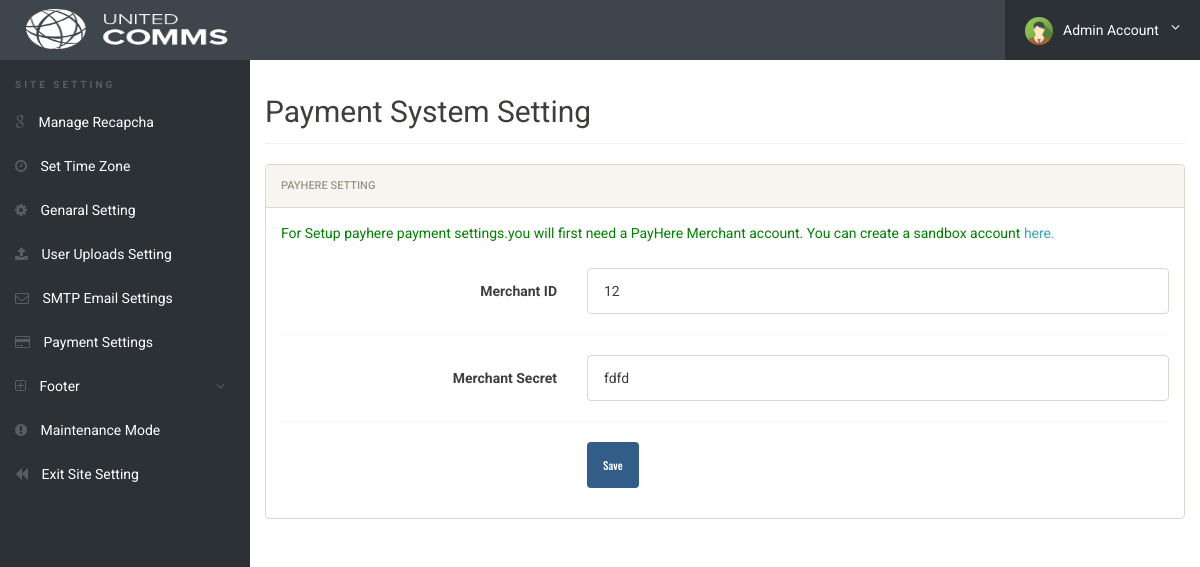
Screenshot of /admin/payment-payhere-settings.php (signed in) with the database file from the repository.
### tables this page shows
CREATE TABLE `genaralsetting` (
  `id` int(11) NOT NULL,
  `setting_name` varchar(250) NOT NULL,
  `setting_description` varchar(999) NOT NULL
);

CREATE TABLE `paymentsetting` (
  `id` int(11) NOT NULL,
  `secret_key` varchar(255) NOT NULL,
  `site_key` varchar(255) NOT NULL
);

### admin/payment-payhere-settings.php (the view, shortened to what this page needs)
<?php
include('../config/config.php');
if(strlen($_SESSION['alogin'])==0)
	{
header('location:index.php');
}
else{
?>
<!doctype html>
<html lang="en" class="no-js">
<head>
	<link rel="stylesheet" href="css/font-awesome.min.css">
	<link rel="stylesheet" href="css/bootstrap.min.css">
	<link rel="stylesheet" href="css/dataTables.bootstrap.min.css">
	<link rel="stylesheet" href="css/bootstrap-social.css">
	<link rel="stylesheet" href="css/bootstrap-select.css">
	<link rel="stylesheet" href="css/fileinput.min.css">
	<link rel="stylesheet" href="css/awesome-bootstrap-checkbox.css">
	<link rel="stylesheet" href="css/style.css">
</head>
<body>
	<?php include('includes/header.php');?>
	<div class="ts-main-content">
	<?php include('includes/leftbar-site-settings.php');?>
		<div class="content-wrapper">
			<div class="container-fluid">
				<div class="row">
					<div class="col-md-12">
						<h2 class="page-title">Payment System Setting</h2>
								<div class="panel panel-default">
									<div class="panel-heading">Payhere Setting</div>
									<div class="panel-body">
										<form name="Category" method="post" class="form-horizontal" onSubmit="return valid();">
										<?php $query=mysqli_query($con,"SELECT * FROM paymentsetting where id=1");
					                     while($row=mysqli_fetch_array($query))
					                     {
					                     ?>
<p style="color: green;">For Setup payhere payment settings.you will first need a PayHere Merchant account. You can create a sandbox account <a href="https://sandbox.payhere.lk/account/signup/createaccount" target="_blank">here.</a></p>
					                     	<div class="form-group">
												<label class="col-sm-4 control-label">Merchant ID</label>
												<div class="col-sm-8">
													<input type="text" placeholder="Enter Merchant ID" value="<?php echo htmlentities($row['site_key']);?>" name="siteKey" class="form-control" required>
												</div>
											</div>
											<div class="hr-dashed"></div>
											<div class="form-group">
												<label class="col-sm-4 control-label">Merchant Secret</label>
												<div class="col-sm-8">
													<input type="text" placeholder="Enter Merchant Secret" value="<?php echo htmlentities($row['secret_key']);?>" name="securityKey" class="form-control" required>
												</div><?php } ?>
											</div>
											<div class="hr-dashed"></div>
											<div class="form-group">
												<div class="col-sm-8 col-sm-offset-4">
													<button class="btn btn-primary" name="submit" type="submit">Save</button>
												</div>
											</div>
										</form>
			</div>
		</div>
	</div>
</body>
</html>
<?php } ?>

### admin/includes/header.php (shortened to what this page needs)
<div class="brand clearfix">
	<?php $query=mysqli_query($con,"select setting_description from genaralsetting where id=4");
                while($row=mysqli_fetch_array($query))
                {
                ?>
                <?php $logophoto=$row['setting_description'];
                if($logophoto==""):
                ?>
                <a href="dashboard.php">&nbsp;&nbsp;&nbsp;&nbsp;&nbsp;<img src="../images/logo/logo.png" alt="" class="header" /></a>
                <?php else:?>
                <a href="dashboard.php">&nbsp;&nbsp;&nbsp;&nbsp;&nbsp;<img src="../images/logo/<?php echo htmlentities($logophoto);?>" alt="" class="header"/></a>&nbsp;
                <?php endif;?><?php } ?>
		<ul class="ts-profile-nav">
			<li class="ts-account">
				<a href="#"><img src="img/ts-avatar.jpg" class="ts-avatar hidden-side" alt="">Admin Account <i class="fa fa-angle-down hidden-side"></i></a>
			</li>
		</ul>
	</div>

### admin/css/style.css (style rules this page uses)
html { font-size: 14px; }
@media only screen and (min-width: 480px) { html { font-size: 17px; } }
@media only screen and (min-width: 768px) { html { font-size: 14px; } }
@media only screen and (min-width: 1024px) { p { font-size: 1em; margin-bottom: 1.8em; } }
@media only screen and (min-width: 600px) { img.header { padding: 6px; width: 100px; height: 58px; } }
@media only screen and (min-width: 768px) { img.header { padding: 6px; width: 100px; height: 58px; } }
@media only screen and (min-width: 992px) { img.header { padding: 9px; width: 220px; height: 58px; } }
@media only screen and (min-width: 1200px) { img.header { padding: 9px; width: 220px; height: 58px; } }
body { font-size: 1em; }
a { color: #37a6c4; }
.btn { font-family: 'Oswald', sans-serif; }
.hr-dashed { background-color: transparent; border-top: 1px dotted #edf0f5; color: transparent; height: 1px; margin: 20px 0; }
.panel { overflow: hidden; }
ul, li { margin: 0; padding: 0; list-style: none; }
.btn { text-transform: none; }
.page-title { padding-bottom: 15px; margin-bottom: 20px; border-bottom: 1px solid #f0f0f0; }
.brand { background: #3e454c; position: relative; z-index: 3; position: fixed; width: 100%; top: 0; }
.brand .ts-profile-nav { float: right; display: none; }
.brand .ts-profile-nav li { float: left; position: relative; }
.brand .ts-profile-nav li a { display: block; padding: 20px; color: #fff; }
.brand .ts-profile-nav .ts-account .fa-angle-down { float: right; }
.brand .ts-profile-nav .ts-account > a { width: 195px; background: #2c3136; }
.brand .ts-profile-nav .ts-account .ts-avatar { border-radius: 50%; height: 28px; margin: -10px 0; margin-right: 10px; }
@media only screen and (min-width: 992px) { .brand .ts-profile-nav { display: block; } }
.ts-main-content .content-wrapper { padding-top: 15px; margin-top: 60px; }
@media only screen and (min-width: 992px) { .ts-main-content .content-wrapper { margin-left: 250px; } }

### rows the page displays
genaralsetting: setting_description (picture)
paymentsetting: siteKey "12", securityKey "fdfd"
